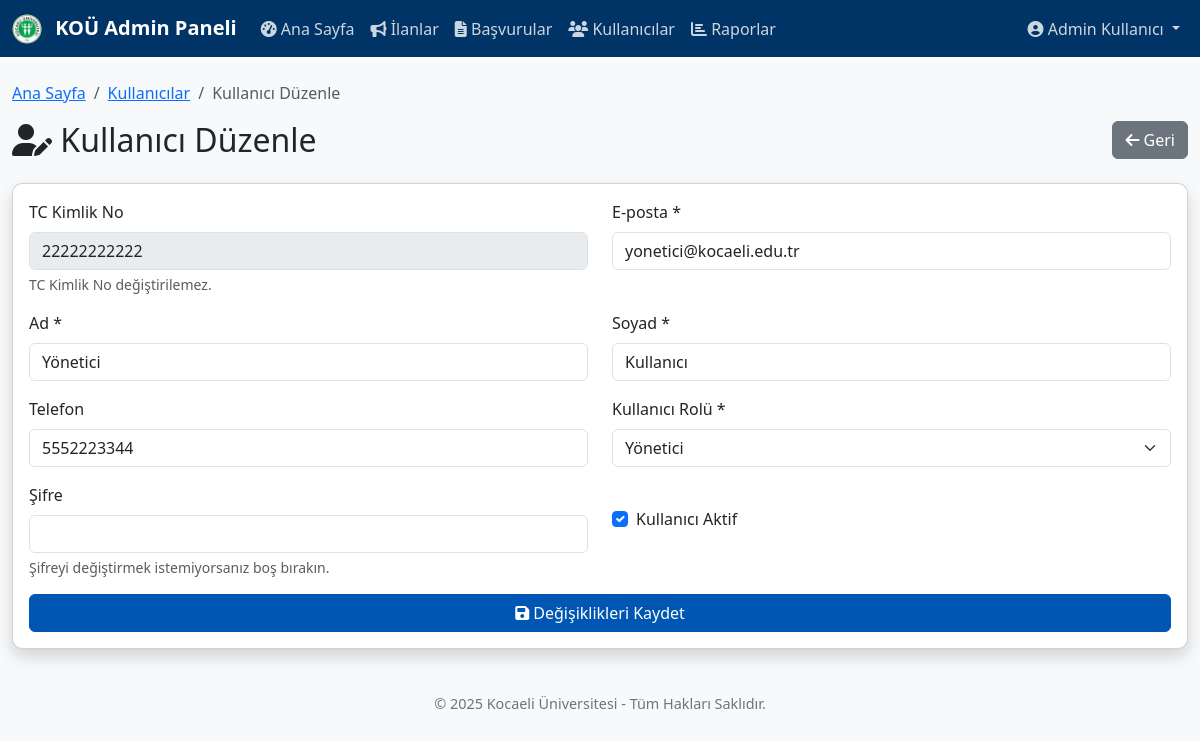
The page /admin/kullanici_duzenle.php?id=2 (signed in) on the database its author committed.
### tables this page shows
CREATE TABLE `kullanicilar` (
  `id` int(11) NOT NULL AUTO_INCREMENT,
  `tc_kimlik_no` varchar(11) NOT NULL,
  `ad` varchar(50) NOT NULL,
  `soyad` varchar(50) NOT NULL,
  `email` varchar(100) NOT NULL,
  `telefon` varchar(20) DEFAULT NULL,
  `sifre` varchar(255) NOT NULL,
  `rol` enum('aday','admin','yonetici','juri') NOT NULL DEFAULT 'aday',
  `durum` tinyint(1) NOT NULL DEFAULT 1,
  `kayit_tarihi` datetime NOT NULL DEFAULT current_timestamp(),
  `son_giris_tarihi` datetime DEFAULT NULL,
  `dogum_tarihi` date DEFAULT NULL,
  `dogum_yeri` varchar(100) DEFAULT NULL,
  `cinsiyet` enum('Erkek','Kadın','Belirtilmemiş') DEFAULT 'Belirtilmemiş',
  `adres` text DEFAULT NULL,
  `il` varchar(50) DEFAULT NULL,
  `ilce` varchar(50) DEFAULT NULL,
  `posta_kodu` varchar(10) DEFAULT NULL,
  `unvan` varchar(100) DEFAULT NULL,
  `kurum` varchar(255) DEFAULT NULL,
  `profil_resmi` varchar(255) DEFAULT NULL,
  PRIMARY KEY (`id`),
  UNIQUE KEY `tc_kimlik_no` (`tc_kimlik_no`),
  UNIQUE KEY `email` (`email`)
);

### admin/kullanici_duzenle.php (the view, shortened to what this page needs)
<?php
include("../db_connection.php");
$kullanici_id = $_GET['id'];
$sql = "SELECT * FROM kullanicilar WHERE id = $kullanici_id";
$result = mysqli_query($conn, $sql);
$kullanici = mysqli_fetch_assoc($result);
?>
<!DOCTYPE html>
<html lang="tr">
<head>
    <link rel="stylesheet" href="https://cdn.jsdelivr.net/npm/bootstrap@5.3.2/dist/css/bootstrap.min.css">
    <link rel="stylesheet" href="https://cdnjs.cloudflare.com/ajax/libs/font-awesome/6.4.2/css/all.min.css">
    <link rel="stylesheet" href="../style.css">
</head>
<body>
    <?php include("navbar.php"); ?>
    <div class="container mt-4">
        <div class="row">
            <div class="col-md-12">
                <nav aria-label="breadcrumb">
                    <ol class="breadcrumb">
                        <li class="breadcrumb-item"><a href="dashboard.php">Ana Sayfa</a></li>
                        <li class="breadcrumb-item"><a href="kullanicilar.php">Kullanıcılar</a></li>
                        <li class="breadcrumb-item active" aria-current="page">Kullanıcı Düzenle</li>
                    </ol>
                </nav>
            </div>
        </div>
        <div class="row mb-3">
            <div class="col-md-8">
                <h2><i class="fas fa-user-edit"></i> Kullanıcı Düzenle</h2>
            </div>
            <div class="col-md-4 text-end">
                <a href="kullanicilar.php" class="btn btn-secondary">
                    <i class="fas fa-arrow-left"></i> Geri
                </a>
            </div>
        </div>
        <div class="row">
            <div class="col-md-12">
                <div class="card shadow">
                    <div class="card-body">
                        <form action="kullanici_duzenle.php?id=<?php echo $kullanici_id; ?>" method="post">
                            <div class="row mb-3">
                                <div class="col-md-6">
                                    <label for="tc_no" class="form-label">TC Kimlik No</label>
                                    <input type="text" class="form-control" id="tc_no" value="<?php echo $kullanici['tc_kimlik_no']; ?>" disabled>
                                    <div class="form-text">TC Kimlik No değiştirilemez.</div>
                                </div>
                                <div class="col-md-6">
                                    <label for="email" class="form-label">E-posta *</label>
                                    <input type="email" class="form-control" id="email" name="email" value="<?php echo $kullanici['email']; ?>" required>
                                </div>
                            </div>
                            <div class="row mb-3">
                                <div class="col-md-6">
                                    <label for="name" class="form-label">Ad *</label>
                                    <input type="text" class="form-control" id="name" name="name" value="<?php echo $kullanici['ad']; ?>" required>
                                </div>
                                <div class="col-md-6">
                                    <label for="surname" class="form-label">Soyad *</label>
                                    <input type="text" class="form-control" id="surname" name="surname" value="<?php echo $kullanici['soyad']; ?>" required>
                                </div>
                            </div>
                            <div class="row mb-3">
                                <div class="col-md-6">
                                    <label for="phone" class="form-label">Telefon</label>
                                    <input type="text" class="form-control" id="phone" name="phone" value="<?php echo $kullanici['telefon']; ?>">
                                </div>
                                <div class="col-md-6">
                                    <label for="role" class="form-label">Kullanıcı Rolü *</label>
                                    <select class="form-select" id="role" name="role" required>
                                        <option value="yonetici" <?php echo ($kullanici['rol'] == 'yonetici') ? 'selected' : ''; ?>>Yönetici</option>
                                    </select>
                                </div>
                            </div>
                            <div class="row mb-3">
                                <div class="col-md-6">
                                    <label for="password" class="form-label">Şifre</label>
                                    <input type="password" class="form-control" id="password" name="password">
                                    <div class="form-text">Şifreyi değiştirmek istemiyorsanız boş bırakın.</div>
                                </div>
                                <div class="col-md-6">
                                    <div class="form-check mt-4">
                                        <input class="form-check-input" type="checkbox" id="active" name="active" <?php echo ($kullanici['durum'] == 1) ? 'checked' : ''; ?>>
                                        <label class="form-check-label" for="active">
                                            Kullanıcı Aktif
                                        </label>
                                    </div>
                                </div>
                            </div>
                            <div class="d-grid gap-2">
                                <button type="submit" class="btn btn-primary">
                                    <i class="fas fa-save"></i> Değişiklikleri Kaydet
                                </button>
                            </div>
                        </form>
                    </div>
                </div>
            </div>
        </div>
    </div>
    <footer class="text-center mt-4 mb-4">
        <p>&copy; <?php echo date("Y"); ?> Kocaeli Üniversitesi - Tüm Hakları Saklıdır.</p>
    </footer>
</body>
</html>

### style.css (style rules this page uses)
body { background-color: #f8f9fa; font-family: "Segoe UI", Tahoma, Geneva, Verdana, sans-serif; }
.container { max-width: 1200px; }
.card { border-radius: 10px; overflow: hidden; margin-bottom: 20px; }
.btn-primary { background-color: #0056b3; border-color: #0056b3; }
footer { color: #6c757d; font-size: 0.9rem; }
.form-label { font-weight: 500; }

### rows shown on the page
kullanicilar: tc_kimlik_no "22222222222", email "yonetici@kocaeli.edu.tr", name "Yönetici", surname "Kullanıcı", phone "5552223344", role "Yönetici", durum "☑"

### other values the page prints
$_SESSION['name'] "Admin Kullanıcı"
